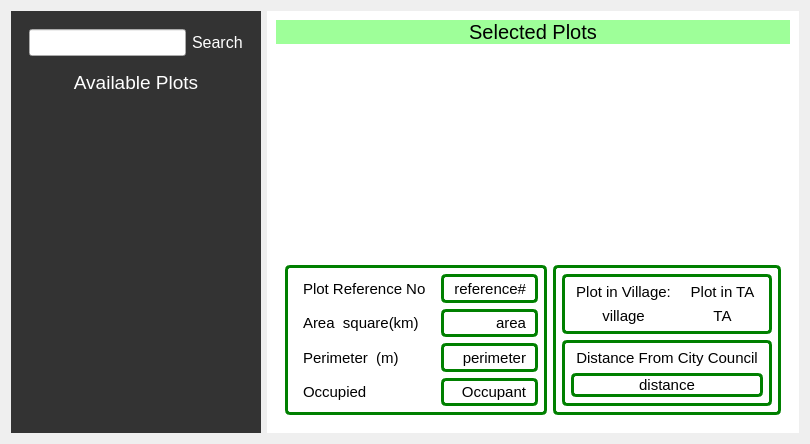
          <widget class="QWidget" name="tabWidgetPage1">
           <attribute name="title">
            <string>Land Details</string>
           </attribute>
           <layout class="QHBoxLayout" name="horizontalLayout">
            <item>
             <widget class="QWidget" name="widget_3" native="true">
              <property name="maximumSize">
               <size>
                <width>250</width>
                <height>16777215</height>
               </size>
              </property>
              <property name="styleSheet">
               <string notr="true">QWidget#widget_3{
		background: #333333;
		color: #ffffff;
}</string>
              </property>
              <layout class="QVBoxLayout" name="verticalLayout_2">
               <item>
                <widget class="QWidget" name="widget_4" native="true">
                 <property name="maximumSize">
                  <size>
                   <width>16777215</width>
                   <height>70</height>
                  </size>
                 </property>
                 <layout class="QHBoxLayout" name="horizontalLayout_2">
                  <item>
                   <widget class="QLineEdit" name="filterList">
                    <property name="font">
                     <font>
                      <pointsize>12</pointsize>
                     </font>
                    </property>
                   </widget>
                  </item>
                  <item>
                   <widget class="QLabel" name="label">
                    <property name="font">
                     <font>
                      <pointsize>12</pointsize>
                     </font>
                    </property>
                    <property name="styleSheet">
                     <string notr="true">QLabel#label{
		background: transparent;
		color: #ffffff;
}</string>
                    </property>
                    <property name="text">
                     <string>Search</string>
                    </property>
                   </widget>
                  </item>
                 </layout>
                </widget>
               </item>
               <item>
                <widget class="QLabel" name="label_3">
                 <property name="font">
                  <font>
                   <pointsize>14</pointsize>
                  </font>
                 </property>
                 <property name="styleSheet">
                  <string notr="true">QLabel#label_3{
		background: transparent;
		color: #ffffff;
}</string>
                 </property>
                 <property name="text">
                  <string>Available Plots</string>
                 </property>
                 <property name="alignment">
                  <set>Qt::AlignCenter</set>
                 </property>
                </widget>
               </item>
               <item>
                <widget class="QListWidget" name="mainLeftList">
                 <property name="minimumSize">
                  <size>
                   <width>200</width>
                   <height>0</height>
                  </size>
                 </property>
                 <property name="font">
                  <font>
                   <pointsize>12</pointsize>
                  </font>
                 </property>
                 <property name="styleSheet">
                  <string notr="true">QListWidget#mainLeftList{
		background: transparent;
		color: #ffffff;
		border:none;
}</string>
                 </property>
                </widget>
               </item>
              </layout>
             </widget>
            </item>
            <item>
             <widget class="QWidget" name="featureLabels" native="true">
              <property name="styleSheet">
               <string notr="true">QWidget#featureLabels{
		background: #ffffff;
		color: #000000;
		padding: 0px;
		margin: 0px;
}</string>
              </property>
              <layout class="QVBoxLayout" name="verticalLayout_3">
               <item>
                <widget class="QLabel" name="selectedFeature">
                 <property name="maximumSize">
                  <size>
                   <width>16777215</width>
                   <height>40</height>
                  </size>
                 </property>
                 <property name="font">
                  <font>
                   <pointsize>15</pointsize>
                  </font>
                 </property>
                 <property name="styleSheet">
                  <string notr="true">background-color: rgb(158, 255, 153);</string>
                 </property>
                 <property name="text">
                  <string>Selected Plots</string>
                 </property>
                 <property name="alignment">
                  <set>Qt::AlignCenter</set>
                 </property>
                </widget>
               </item>
               <item>
                <widget class="QgsMapCanvas" name="map_holder" native="true">
                 <property name="minimumSize">
                  <size>
                   <width>0</width>
                   <height>200</height>
                  </size>
                 </property>
                 <property name="maximumSize">
                  <size>
                   <width>16777215</width>
                   <height>300</height>
                  </size>
                 </property>
                 <property name="styleSheet">
                  <string notr="true">margin:0 px;
boreder: 1px solid green;</string>
                 </property>
                 <layout class="QVBoxLayout" name="verticalLayout"/>
                </widget>
               </item>
               <item>
                <widget class="QWidget" name="widget_5" native="true">
                 <property name="styleSheet">
                  <string notr="true">padding:0px;</string>
                 </property>
                 <layout class="QGridLayout" name="gridLayout_4">
                  <item row="0" column="0">
                   <widget class="QWidget" name="widget_14" native="true">
                    <property name="styleSheet">
                     <string notr="true">margin: 0px;
border: 3px solid green;
padding-right:5px;
padding-left:5px;
border-radius:5px;</string>
                    </property>
                    <layout class="QGridLayout" name="gridLayout_7">
                     <item row="2" column="2">
                      <widget class="QLabel" name="perimeter">
                       <property name="font">
                        <font>
                         <pointsize>11</pointsize>
                        </font>
                       </property>
                       <property name="text">
                        <string>perimeter</string>
                       </property>
                       <property name="alignment">
                        <set>Qt::AlignRight|Qt::AlignTrailing|Qt::AlignVCenter</set>
                       </property>
                      </widget>
                     </item>
                     <item row="0" column="2">
                      <widget class="QLabel" name="reference_no">
                       <property name="font">
                        <font>
                         <pointsize>11</pointsize>
                        </font>
                       </property>
                       <property name="styleSheet">
                        <string notr="true">text-align:right;</string>
                       </property>
                       <property name="text">
                        <string>reference#</string>
                       </property>
                       <property name="alignment">
                        <set>Qt::AlignRight|Qt::AlignTrailing|Qt::AlignVCenter</set>
                       </property>
                      </widget>
                     </item>
                     <item row="0" column="1">
                      <widget class="QLabel" name="label_4">
                       <property name="font">
                        <font>
                         <pointsize>11</pointsize>
                        </font>
                       </property>
                       <property name="styleSheet">
                        <string notr="true">border:none;</string>
                       </property>
                       <property name="text">
                        <string>Plot Reference No</string>
                       </property>
                      </widget>
                     </item>
                     <item row="1" column="1">
                      <widget class="QLabel" name="label_2">
                       <property name="font">
                        <font>
                         <pointsize>11</pointsize>
                        </font>
                       </property>
                       <property name="styleSheet">
                        <string notr="true">border:none;</string>
                       </property>
                       <property name="text">
                        <string>Area  square(km)</string>
                       </property>
                      </widget>
                     </item>
                     <item row="1" column="2">
                      <widget class="QLabel" name="area">
                       <property name="font">
                        <font>
                         <pointsize>11</pointsize>
                        </font>
                       </property>
                       <property name="text">
                        <string> area</string>
                       </property>
                       <property name="alignment">
                        <set>Qt::AlignRight|Qt::AlignTrailing|Qt::AlignVCenter</set>
                       </property>
                      </widget>
                     </item>
                     <item row="2" column="1">
                      <widget class="QLabel" name="label_5">
                       <property name="font">
                        <font>
                         <pointsize>11</pointsize>
                        </font>
                       </property>
                       <property name="styleSheet">
                        <string notr="true">border:none;</string>
                       </property>
                       <property name="text">
                        <string>Perimeter  (m)</string>
                       </property>
                      </widget>
                     </item>
                     <item row="3" column="1">
                      <widget class="QLabel" name="label_7">
                       <property name="font">
                        <font>
                         <pointsize>11</pointsize>
                        </font>
                       </property>
                       <property name="styleSheet">
                        <string notr="true">border:none;</string>
                       </property>
                       <property name="text">
                        <string>Occupied</string>
                       </property>
                      </widget>
                     </item>
                     <item row="3" column="2">
                      <widget class="QLabel" name="occupied">
                       <property name="font">
                        <font>
                         <pointsize>11</pointsize>
                        </font>
                       </property>
                       <property name="text">
                        <string>Occupant</string>
                       </property>
                       <property name="alignment">
                        <set>Qt::AlignRight|Qt::AlignTrailing|Qt::AlignVCenter</set>
                       </property>
                      </widget>
                     </item>
                    </layout>
                   </widget>
                  </item>
                  <item row="0" column="1">
                   <widget class="QWidget" name="widget_15" native="true">
                    <property name="styleSheet">
                     <string notr="true">margin: 0px;
border: 3px solid green;
padding-right:5px;
padding-left:5px;
border-radius:5px;</string>
                    </property>
                    <layout class="QVBoxLayout" name="verticalLayout_6">
                     <item>
                      <widget class="QWidget" name="widget_16" native="true">
                       <layout class="QGridLayout" name="gridLayout_8">
                        <item row="0" column="1">
                         <widget class="QLabel" name="label_11">
                          <property name="font">
                           <font>
                            <pointsize>11</pointsize>
                           </font>
                          </property>
                          <property name="styleSheet">
                           <string notr="true">border:none;
</string>
                          </property>
                          <property name="text">
                           <string>Plot in TA</string>
                          </property>
                          <property name="alignment">
                           <set>Qt::AlignCenter</set>
                          </property>
                         </widget>
                        </item>
                        <item row="1" column="0">
                         <widget class="QLabel" name="longtude">
                          <property name="font">
                           <font>
                            <pointsize>11</pointsize>
                           </font>
                          </property>
                          <property name="styleSheet">
                           <string notr="true">border:none;</string>
                          </property>
                          <property name="text">
                           <string>village</string>
                          </property>
                          <property name="alignment">
                           <set>Qt::AlignCenter</set>
                          </property>
                         </widget>
                        </item>
                        <item row="1" column="1">
                         <widget class="QLabel" name="latitude">
                          <property name="font">
                           <font>
                            <pointsize>11</pointsize>
                           </font>
                          </property>
                          <property name="styleSheet">
                           <string notr="true">border:none;</string>
                          </property>
                          <property name="text">
                           <string>TA</string>
                          </property>
                          <property name="alignment">
                           <set>Qt::AlignCenter</set>
                          </property>
                         </widget>
                        </item>
                        <item row="0" column="0">
                         <widget class="QLabel" name="label_9">
                          <property name="font">
                           <font>
                            <pointsize>11</pointsize>
                           </font>
                          </property>
                          <property name="styleSheet">
                           <string notr="true">border:none;</string>
                          </property>
                          <property name="text">
                           <string>Plot in Village:</string>
                          </property>
                          <property name="alignment">
                           <set>Qt::AlignCenter</set>
                          </property>
                         </widget>
                        </item>
                       </layout>
                      </widget>
                     </item>
                     <item>
                      <widget class="QWidget" name="widget_17" native="true">
                       <layout class="QVBoxLayout" name="verticalLayout_9">
                        <item>
                         <widget class="QLabel" name="label_21">
                          <property name="font">
                           <font>
                            <pointsize>11</pointsize>
                           </font>
                          </property>
                          <property name="styleSheet">
                           <string notr="true">border:none;</string>
                          </property>
                          <property name="text">
                           <string>Distance From City Council</string>
                          </property>
                          <property name="alignment">
                           <set>Qt::AlignCenter</set>
                          </property>
                         </widget>
                        </item>
                        <item>
                         <widget class="QLabel" name="distance">
                          <property name="font">
                           <font>
                            <pointsize>11</pointsize>
                           </font>
                          </property>
                          <property name="text">
                           <string>distance</string>
                          </property>
                          <property name="alignment">
                           <set>Qt::AlignCenter</set>
                          </property>
                         </widget>
                        </item>
                       </layout>
                      </widget>
                     </item>
                    </layout>
                   </widget>
                  </item>
                 </layout>
                </widget>
               </item>
              </layout>
             </widget>
            </item>
           </layout>
          </widget>
